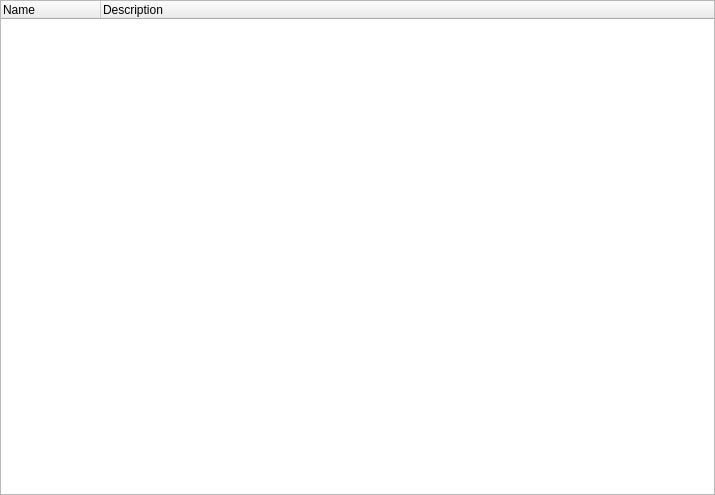
<?xml version="1.0" encoding="UTF-8"?>
<ui version="4.0">
 <class>SysInfoLocalUserGroups</class>
 <widget class="QWidget" name="SysInfoLocalUserGroups">
  <property name="geometry">
   <rect>
    <x>0</x>
    <y>0</y>
    <width>715</width>
    <height>495</height>
   </rect>
  </property>
  <property name="windowTitle">
   <string/>
  </property>
  <layout class="QVBoxLayout" name="verticalLayout">
   <property name="leftMargin">
    <number>0</number>
   </property>
   <property name="topMargin">
    <number>0</number>
   </property>
   <property name="rightMargin">
    <number>0</number>
   </property>
   <property name="bottomMargin">
    <number>0</number>
   </property>
   <item>
    <widget class="QTreeWidget" name="tree">
     <property name="contextMenuPolicy">
      <enum>Qt::CustomContextMenu</enum>
     </property>
     <property name="showDropIndicator" stdset="0">
      <bool>false</bool>
     </property>
     <property name="iconSize">
      <size>
       <width>16</width>
       <height>16</height>
      </size>
     </property>
     <property name="indentation">
      <number>0</number>
     </property>
     <column>
      <property name="text">
       <string>Name</string>
      </property>
     </column>
     <column>
      <property name="text">
       <string>Description</string>
      </property>
     </column>
    </widget>
   </item>
  </layout>
  <action name="action_copy_row">
   <property name="text">
    <string>Copy Row</string>
   </property>
  </action>
  <action name="action_copy_name">
   <property name="text">
    <string>Copy Name</string>
   </property>
  </action>
  <action name="action_copy_value">
   <property name="text">
    <string>Copy Value</string>
   </property>
  </action>
 </widget>
 <resources/>
 <connections/>
</ui>
